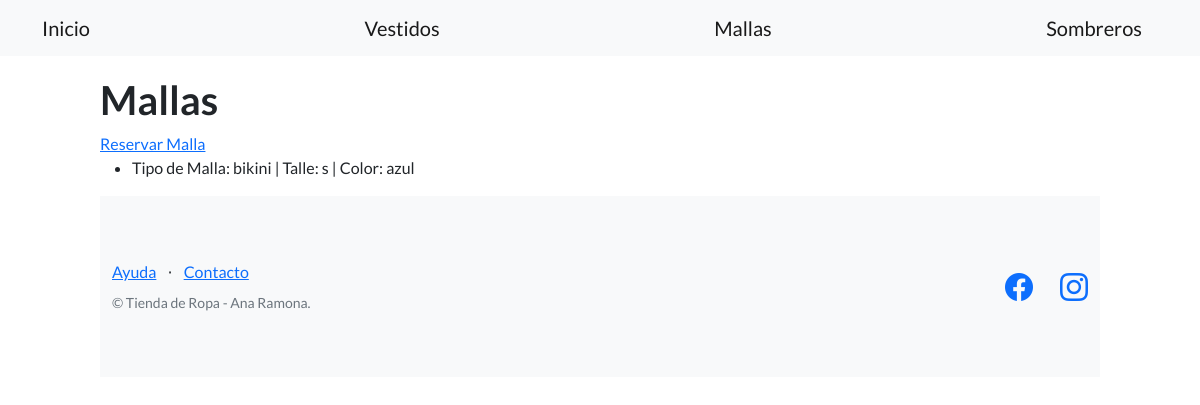
/ropa/lista-mallas/, run on the app's committed database.
### TiendaAnaRamona/models.py (models this page shows, shortened)
class Malla(models.Model):
    nombre = models.CharField(max_length=256)
    color =  models.CharField(max_length=256)
    talle = models.CharField(max_length=256)

### TiendaAnaRamona/views.py (the view)
# urls.py: path("lista-mallas/", lista_mallas, name="lista_mallas"),
def lista_mallas(request):
    contexto = {
        "mall" : Malla.objects.all()
    }
    http_response = render(
        request=request,
        template_name="TiendaAnaRamona/lista_mallas.html",
        context=contexto,
    )
    return http_response

### TiendaAnaRamona/templates/TiendaAnaRamona/lista_mallas.html (shortened to what this page needs)
{% extends "TiendaAnaRamona/base.html" %}
{% block contenido %}
<section>
    <div>
        <h1>Mallas</h1>
        <a href="{% url 'hacer_pedido_malla' %}">Reservar Malla</a>
        <ul>
        {% for malla in mall %}
            <li>Tipo de Malla: {{ malla.nombre }} | Talle: {{ malla.talle }} | Color: {{ malla.color }}</li>
        {% endfor %}
        </ul>
    </div>
{% endblock contenido %}

### data on the page
Malla: nombre "bikini", talle "s", color "azul"
